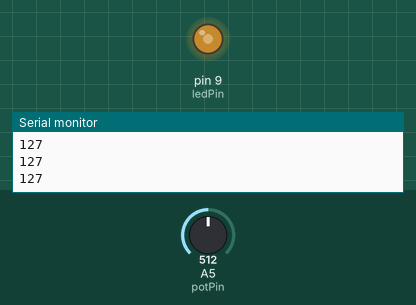
This sketch was run on a simulated Arduino Uno, built with avr-gcc and run on an emulated ATmega328P. On the bench: output pins drawn as LEDs (lit = HIGH), the last lines printed to the serial monitor. Inputs (shaded band) come from the test bench; at power-on: A5 (potPin) = 512.

Above: at 1.2 s.
1.3 s: A5 (potPin) set to 716
At 2.3 s:
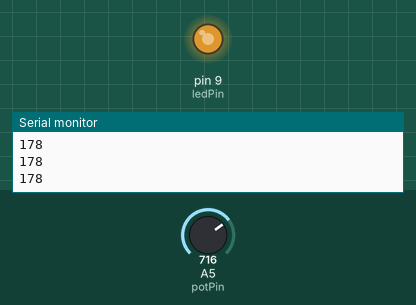
2.8 s: A5 (potPin) set to 900
At 3.6 s:
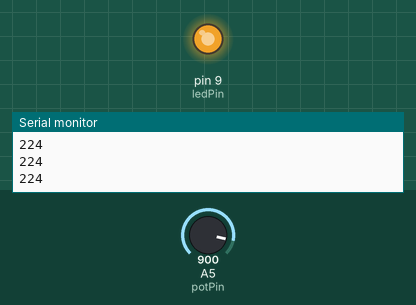
4.3 s: A5 (potPin) set to 122
At 4.9 s:
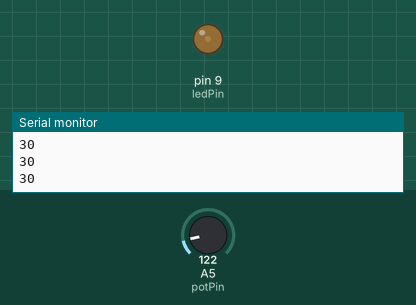
5.8 s: A5 (potPin) set to 0
At 6.2 s:
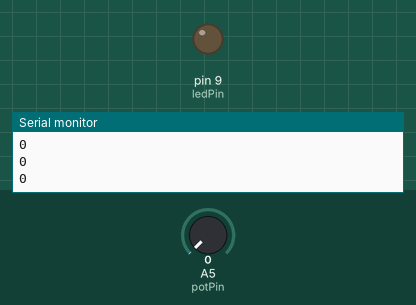
7.3 s: A5 (potPin) set to 511
At 8.7 s:
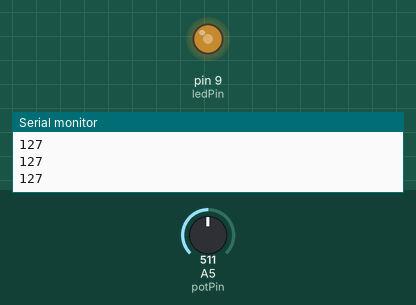
Timing chart, 0 to 9.8 s (numbered marks = the images above; inputs shaded):
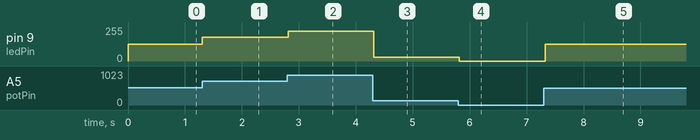

The sketch:

controlar_intensidade_potenciometro_pwm.ino
```cpp
int ledPin = 9;
int potPin = A5;
int valorPot = 0;
int pwm = 0;

void setup() {
  pinMode(ledPin, OUTPUT);
  pinMode(potPin, INPUT);
  Serial.begin(9600);
}

void loop() {
   valorPot = analogRead(potPin);
   pwm = map(valorPot, 0, 1023, 0, 255);
   Serial.println(pwm);
   analogWrite(ledPin, pwm);
   delay(100);
}
```

Measured:
- after the input at 1.3 s, pin 9 (ledPin): 127/255 → 178/255 at once
- after the input at 2.8 s, pin 9 (ledPin): 178/255 → 224/255 at once
- after the input at 4.3 s, pin 9 (ledPin): 224/255 → 30/255 at once
- after the input at 5.8 s, pin 9 (ledPin): 30/255 → 0/255 at once
- after the input at 7.3 s, pin 9 (ledPin): 0/255 → 127/255 at once
